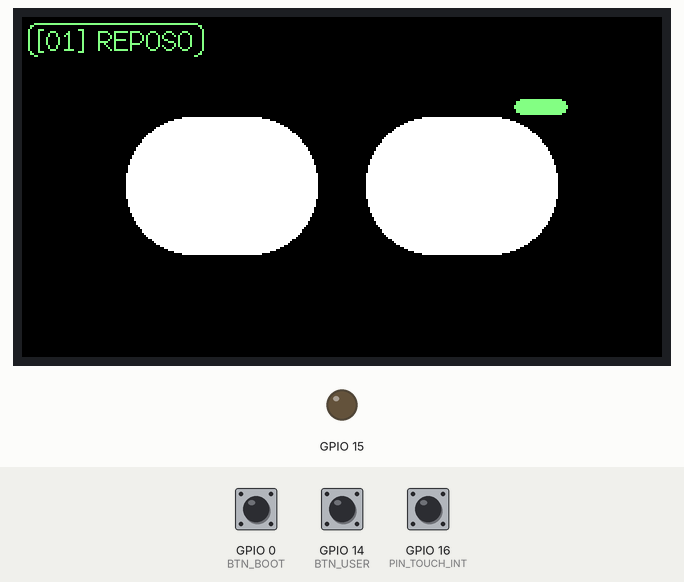
Bench run of a program on a simulated ESP32-S3. Shown: 320×170 colour display, output pins drawn as LEDs (lit = HIGH). Inputs (shaded band) come from the test bench; at power-on: GPIO 0 (BTN_BOOT) HIGH, GPIO 14 (BTN_USER) HIGH, GPIO 16 (PIN_TOUCH_INT) HIGH. Random numbers use the default seed unless the program sets one; pins used as bus, display or sensor lines are not drawn; what the program prints to the serial monitor is not drawn.

Above: at 1.38 s.
1.7 s: GPIO 0 (BTN_BOOT) pulled LOW for 0.2 s
4.9 s: GPIO 14 (BTN_USER) pulled LOW for 0.2 s
At 6.5 s:
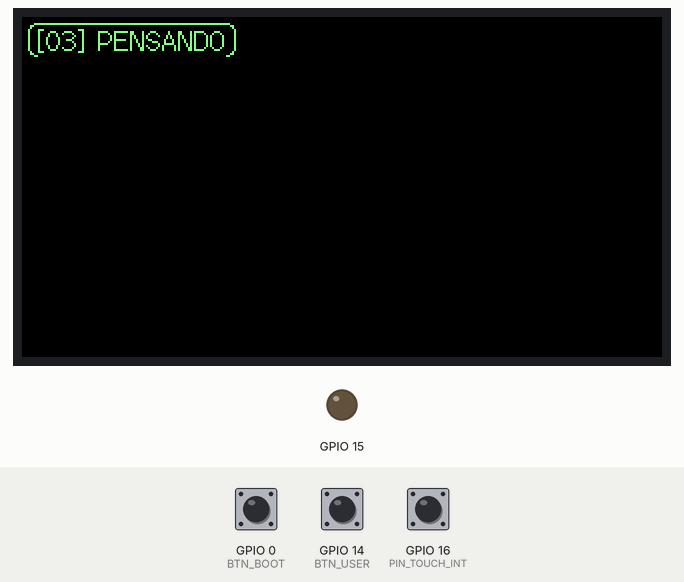
7.0 s: GPIO 14 (BTN_USER) pulled LOW for 3.2 s
At 11.1 s:
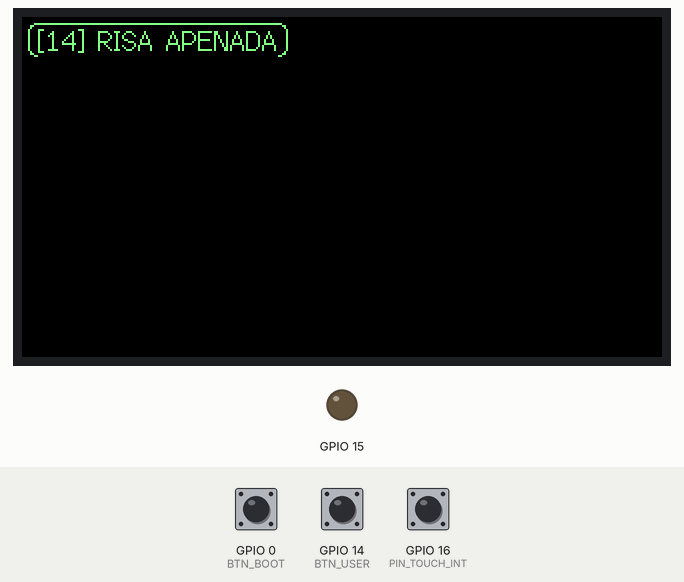
11.7 s: GPIO 14 (BTN_USER) pulled LOW for 1 s
At 13.1 s:
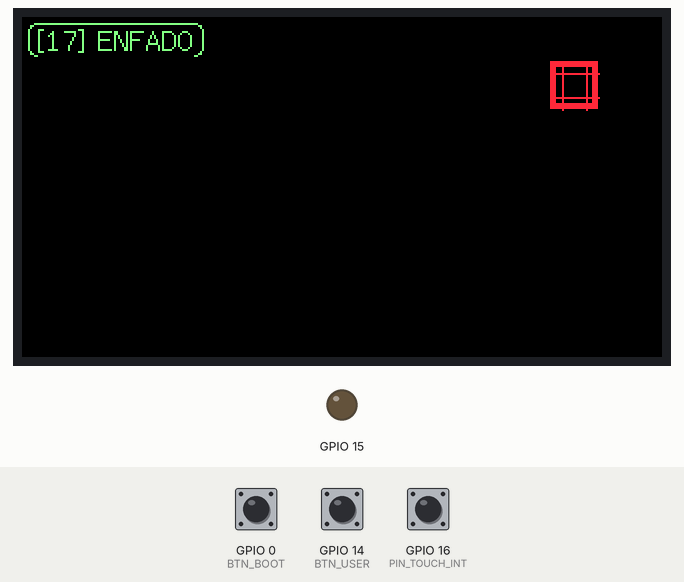
14.8 s: GPIO 14 (BTN_USER) pulled LOW for 3.2 s
At 18.5 s:
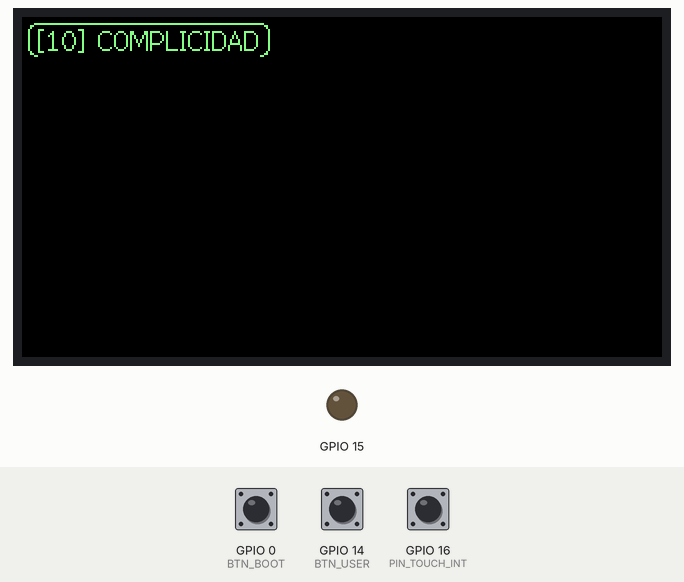
19.5 s: GPIO 0 (BTN_BOOT) pulled LOW for 1 s
At 23.09 s:
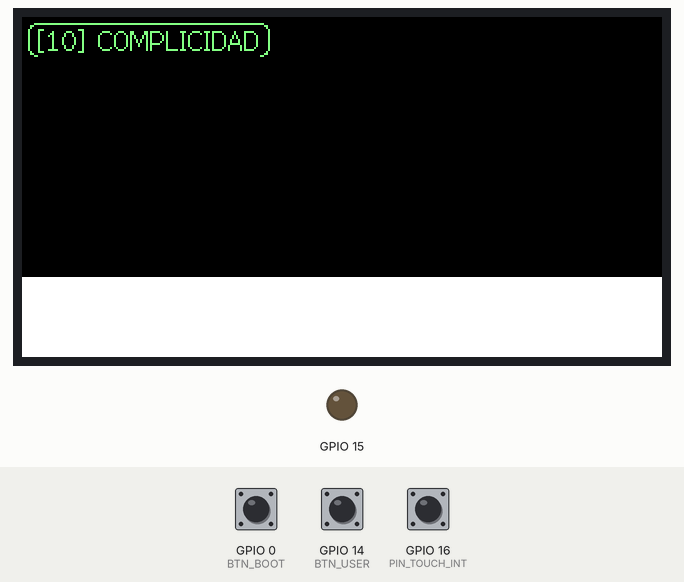
Timing chart, 0 to 24.6 s (numbered marks = the images above; inputs shaded):
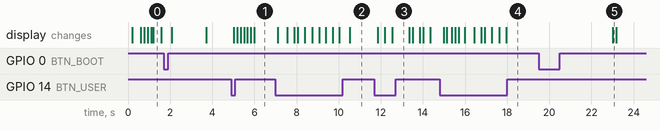

Measured:
- after the input at 11.7 s, the display: first changes after 0.15 s (image 3 shows a later state)

The program:

main.cpp
```cpp
#include <Arduino.h>
#include "LGFX_Config.hpp"
#include "CST816Touch.hpp"
#include "KimoEmotions.hpp"

// Physical buttons on T-Display-S3
#define BTN_BOOT 0
#define BTN_USER 14

LGFX lcd;
LGFX_Sprite canvas(&lcd);
CST816Touch touch;
KimoEngine kimo;

uint32_t lastBtn14Press = 0;
uint32_t lastBtn0Press = 0;
uint32_t lastFrameTime = 0;

void setup() {
  Serial.begin(115200);
  delay(200);
  Serial.println("======================================");
  Serial.println("   KIMO ESP32-S3 COMPANION (V2 BIG)   ");
  Serial.println("   LilyGO T-Display-S3 Touch (1.9\")   ");
  Serial.println("======================================");

  // Initialize Hardware Buttons
  pinMode(BTN_BOOT, INPUT_PULLUP);
  pinMode(BTN_USER, INPUT_PULLUP);

  // Initialize ST7789 Parallel Display
  lcd.init();
  lcd.setRotation(1); // Landscape 320x170
  lcd.setBrightness(230);
  lcd.fillScreen(COLOR_BG);

  // Initialize CST816 Touch Screen
  bool touchOk = touch.begin();
  Serial.printf("CST816 Touch Status: %s\n", touchOk ? "ONLINE" : "OFFLINE");

  // Create Double-Buffered Canvas (320 x 170 x 16-bit)
  canvas.setColorDepth(16);
  if (!canvas.createSprite(320, 170)) {
    Serial.println("Allocating canvas sprite in PSRAM...");
    canvas.setPsram(true);
    canvas.createSprite(320, 170);
  }
  canvas.fillScreen(COLOR_BG);

  // Initialize Kimo Engine
  kimo.init();

  Serial.println("Kimo V2 ready! Large, expressive eyes active.");
}

void handleButtons() {
  uint32_t now = millis();

  // Button 14 -> Next emotion
  if (digitalRead(BTN_USER) == LOW) {
    if (now - lastBtn14Press > 260) {
      lastBtn14Press = now;
      kimo.nextState();
      Serial.printf("Button 14 -> Emotion: %s\n", KIMO_NAMES[kimo.currentState]);
    }
  }

  // Button 0 -> Toggle Auto-Cycle / Showcase mode
  if (digitalRead(BTN_BOOT) == LOW) {
    if (now - lastBtn0Press > 320) {
      lastBtn0Press = now;
      kimo.autoPlay = !kimo.autoPlay;
      kimo.nextAutoCycle = now + 4000;
      Serial.printf("Boot Button -> AutoPlay: %s\n", kimo.autoPlay ? "ENABLED" : "DISABLED");
    }
  }
}

void handleTouch() {
  bool active = touch.update(1);
  uint32_t now = millis();
  static uint32_t lastGestureTime = 0;

  if (active) {
    kimo.lookAt(touch.x, touch.y);

    if (touch.gesture != GESTURE_NONE && (now - lastGestureTime > 350)) {
      if (touch.gesture == GESTURE_SLIDE_LEFT || touch.gesture == GESTURE_SLIDE_UP) {
        lastGestureTime = now;
        kimo.nextState();
        kimo.resetGaze();
        Serial.printf("Swipe Next -> %s\n", KIMO_NAMES[kimo.currentState]);
      } else if (touch.gesture == GESTURE_SLIDE_RIGHT || touch.gesture == GESTURE_SLIDE_DOWN) {
        lastGestureTime = now;
        kimo.prevState();
        kimo.resetGaze();
        Serial.printf("Swipe Prev -> %s\n", KIMO_NAMES[kimo.currentState]);
      } else if (touch.gesture == GESTURE_LONG_PRESS) {
        lastGestureTime = now;
        kimo.setState(STATE_REPOSO);
        kimo.resetGaze();
        Serial.println("Long Press -> Reset to REPOSO");
      } else if (touch.gesture == GESTURE_DOUBLE_CLICK) {
        lastGestureTime = now;
        kimo.autoPlay = !kimo.autoPlay;
        kimo.nextAutoCycle = now + 4000;
        Serial.printf("Double Click -> AutoPlay: %s\n", kimo.autoPlay ? "ON" : "OFF");
      }
    }
  } else {
    kimo.resetGaze();
  }
}

void loop() {
  handleButtons();
  handleTouch();

  uint32_t now = millis();
  // Frame Limiter (~60 FPS)
  if (now - lastFrameTime >= 16) {
    lastFrameTime = now;
    kimo.update();
    kimo.render(canvas);
    canvas.pushSprite(0, 0);
  }
  delay(1);
}
```

CST816Touch.hpp
```cpp
#pragma once

#include <Arduino.h>
#include <Wire.h>

#define CST816_I2C_ADDR 0x15
#define PIN_TOUCH_SDA   18
#define PIN_TOUCH_SCL   17
#define PIN_TOUCH_RST   21
#define PIN_TOUCH_INT   16

enum TouchGesture {
  GESTURE_NONE = 0x00,
  GESTURE_SLIDE_UP = 0x01,
  GESTURE_SLIDE_DOWN = 0x02,
  GESTURE_SLIDE_LEFT = 0x03,
  GESTURE_SLIDE_RIGHT = 0x04,
  GESTURE_SINGLE_CLICK = 0x05,
  GESTURE_DOUBLE_CLICK = 0x0B,
  GESTURE_LONG_PRESS = 0x0C
};

static volatile bool s_touchFlag = false;
static void IRAM_ATTR touchISR() {
  s_touchFlag = true;
}

class CST816Touch {
public:
  int16_t x = 0;
  int16_t y = 0;
  TouchGesture gesture = GESTURE_NONE;
  TouchGesture lastRawGesture = GESTURE_NONE;
  bool touched = false;

  bool begin() {
    pinMode(PIN_TOUCH_INT, INPUT_PULLUP);
    attachInterrupt(digitalPinToInterrupt(PIN_TOUCH_INT), touchISR, FALLING);

    pinMode(PIN_TOUCH_RST, OUTPUT);
    digitalWrite(PIN_TOUCH_RST, LOW);
    delay(20);
    digitalWrite(PIN_TOUCH_RST, HIGH);
    delay(50);

    Wire.begin(PIN_TOUCH_SDA, PIN_TOUCH_SCL, 400000U);

    // Verify presence
    Wire.beginTransmission(CST816_I2C_ADDR);
    return (Wire.endTransmission() == 0);
  }

  bool update(uint8_t rotation = 1) {
    bool hasEvent = s_touchFlag || (digitalRead(PIN_TOUCH_INT) == LOW);
    s_touchFlag = false;

    if (!hasEvent) {
      touched = false;
      gesture = GESTURE_NONE;
      lastRawGesture = GESTURE_NONE;
      return false;
    }

    Wire.beginTransmission(CST816_I2C_ADDR);
    Wire.write(0x01);
    if (Wire.endTransmission() != 0) {
      touched = false;
      return false;
    }

    if (Wire.requestFrom((uint8_t)CST816_I2C_ADDR, (uint8_t)6) != 6) {
      touched = false;
      return false;
    }

    uint8_t gest = Wire.read();
    uint8_t points = Wire.read();
    uint8_t x_hi = Wire.read();
    uint8_t x_lo = Wire.read();
    uint8_t y_hi = Wire.read();
    uint8_t y_lo = Wire.read();

    touched = (points > 0);

    // Only fire gesture event on rising edge (single fire per swipe)
    uint8_t effectiveGest = gest;
    if (gest == (uint8_t)lastRawGesture) {
      effectiveGest = 0; // Already fired for this swipe gesture
    } else {
      lastRawGesture = (TouchGesture)gest;
    }

    // Map hardware gestures based on rotation
    if (rotation == 1) {
      switch (effectiveGest) {
        case 0x01: gesture = GESTURE_SLIDE_LEFT; break;
        case 0x02: gesture = GESTURE_SLIDE_RIGHT; break;
        case 0x03: gesture = GESTURE_SLIDE_UP; break;
        case 0x04: gesture = GESTURE_SLIDE_DOWN; break;
        default:   gesture = (TouchGesture)effectiveGest; break;
      }
    } else {
      gesture = (TouchGesture)effectiveGest;
    }

    if (touched) {
      uint16_t raw_x = ((x_hi & 0x0F) << 8) | x_lo;
      uint16_t raw_y = ((y_hi & 0x0F) << 8) | y_lo;

      // CST816 native is portrait (170 x 320)
      if (rotation == 1) {
        // Landscape rotation 1 (320x170)
        x = raw_y;
        y = 170 - 1 - raw_x;
        if (x < 0) x = 0; if (x >= 320) x = 319;
        if (y < 0) y = 0; if (y >= 170) y = 169;
      } else if (rotation == 3) {
        // Landscape rotation 3 (320x170)
        x = 320 - 1 - raw_y;
        y = raw_x;
        if (x < 0) x = 0; if (x >= 320) x = 319;
        if (y < 0) y = 0; if (y >= 170) y = 169;
      } else {
        x = raw_x;
        y = raw_y;
      }
    }

    return touched;
  }
};
```

LGFX_Config.hpp
```cpp
#pragma once

#define LGFX_USE_V1
#include <LovyanGFX.hpp>

class LGFX : public lgfx::LGFX_Device {
  lgfx::Panel_ST7789 _panel_instance;
  lgfx::Bus_Parallel8 _bus_instance;
  lgfx::Light_PWM _light_instance;

public:
  LGFX(void) {
    // 1. Enable power rail for LCD and touch (GPIO 15)
    pinMode(15, OUTPUT);
    digitalWrite(15, HIGH);

    // 2. Configure 8-bit parallel bus (I8080)
    {
      auto cfg = _bus_instance.config();
      cfg.freq_write = 16000000;
      cfg.pin_wr = 8;
      cfg.pin_rd = 9;
      cfg.pin_rs = 7;   // D/C (Data/Command)
      cfg.pin_d0 = 39;
      cfg.pin_d1 = 40;
      cfg.pin_d2 = 41;
      cfg.pin_d3 = 42;
      cfg.pin_d4 = 45;
      cfg.pin_d5 = 46;
      cfg.pin_d6 = 47;
      cfg.pin_d7 = 48;
      _bus_instance.config(cfg);
      _panel_instance.setBus(&_bus_instance);
    }

    // 3. Configure ST7789 panel
    {
      auto cfg = _panel_instance.config();
      cfg.pin_cs = 6;
      cfg.pin_rst = 5;
      cfg.pin_busy = -1;

      cfg.memory_width = 240;
      cfg.memory_height = 320;
      cfg.panel_width = 170;
      cfg.panel_height = 320;
      cfg.offset_x = 35;
      cfg.offset_y = 0;
      cfg.offset_rotation = 0;
      cfg.dummy_read_pixel = 8;
      cfg.dummy_read_bits = 1;
      cfg.readable = false;
      cfg.invert = true;
      cfg.rgb_order = false;
      cfg.dlen_16bit = false;
      cfg.bus_shared = false;

      _panel_instance.config(cfg);
    }

    // 4. Backlight PWM (GPIO 38)
    {
      auto cfg = _light_instance.config();
      cfg.pin_bl = 38;
      cfg.invert = false;
      cfg.freq = 44100;
      cfg.pwm_channel = 0;

      _light_instance.config(cfg);
      _panel_instance.setLight(&_light_instance);
    }

    setPanel(&_panel_instance);
  }
};
```

Source omitted: KimoEmotions.hpp (23484 bytes)
